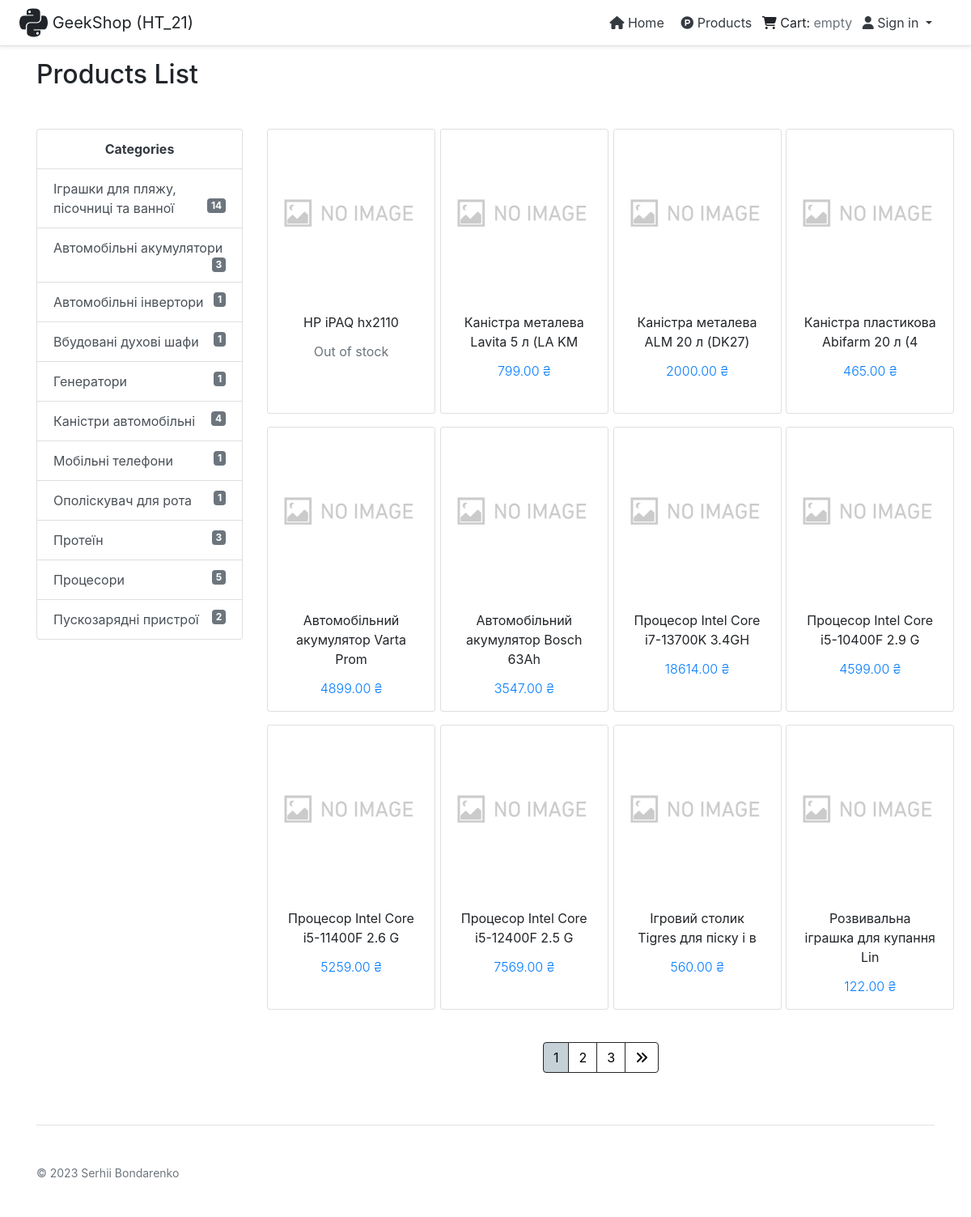
Before: /products/ with the older database file.
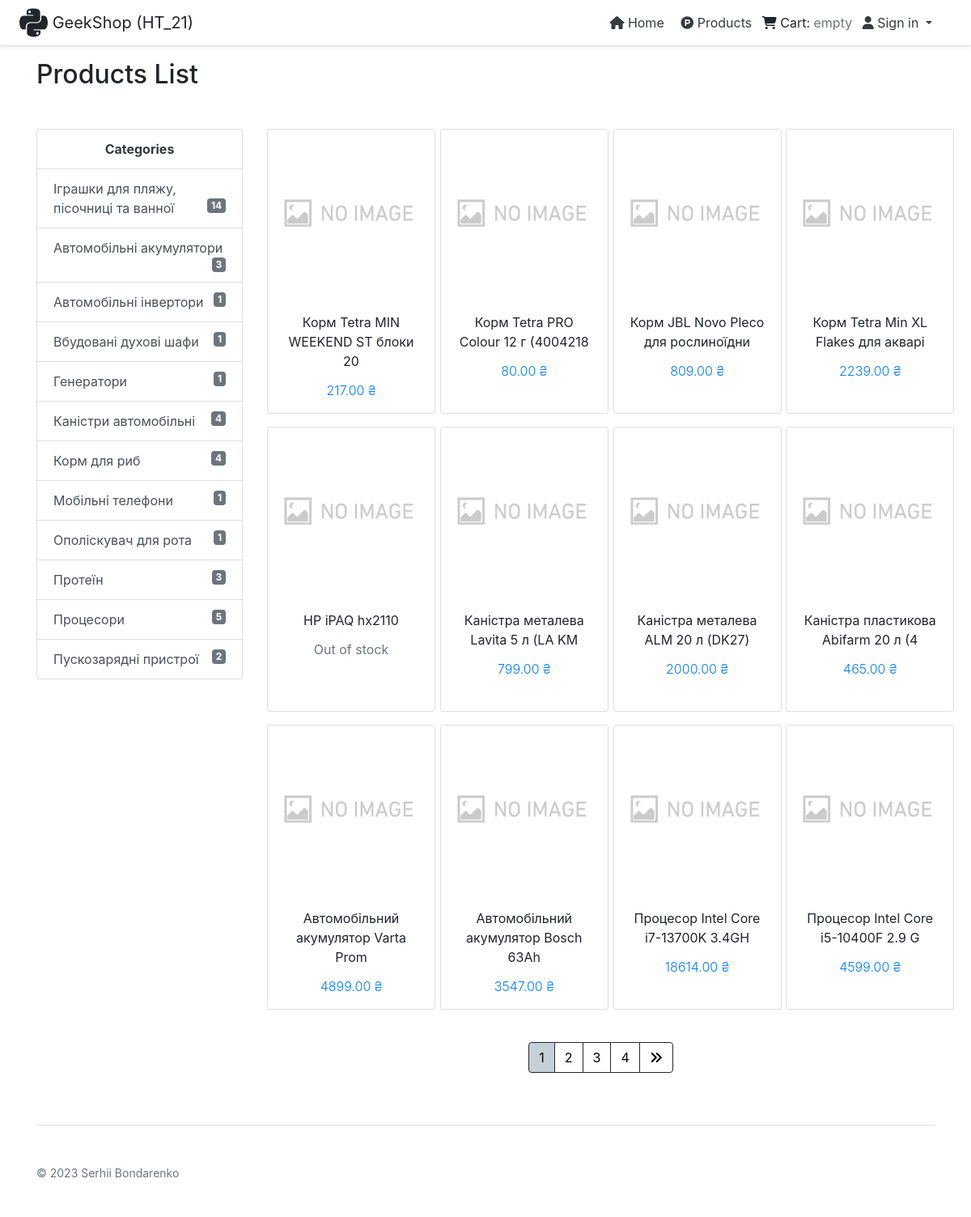
After: the same page with the newer database file.
### rozetka/models.py (models this page shows, shortened)
class Category(models.Model):
    title = models.CharField(max_length=35)
    class Meta:  # pylint: disable=too-few-public-methods
        ordering = ("title",)

class Product(models.Model):
    product_id = models.BigIntegerField("ID")
    title = models.CharField(max_length=255)
    old_price = models.DecimalField(
        max_digits=20, decimal_places=2, blank=True, default=0.00, null=True)
    price = models.DecimalField(max_digits=20, decimal_places=2, default=0.00)
    href = models.URLField("URL")
    brand = models.CharField(
        max_length=255, blank=True, default="Unknown", null=True)
    category = models.ForeignKey(Category,
                                 on_delete=models.CASCADE,
                                 null=True, blank=True,
                                 related_name="product")
    description = models.TextField(blank=True, default="", null=True)
    class Meta:  # pylint: disable=too-few-public-methods
        ordering = ("-id",)
        verbose_name = "Product"
        verbose_name_plural = "Products"

### rozetka/views.py (the view)
class ProductsListView(generic.ListView):
    model = Product
    paginate_by = 12

### cart/cart.py (called while the page is built)
    def __len__(self):
        return sum(item["quantity"] for item in self.cart.values())

### cart/context_processors.py (called while the page is built)
def cart(request):
    return {"cart": Cart(request)}

### rozetka/templatetags/main_tags.py (called while the page is built)
@register.simple_tag
def get_categories():
    return Category.objects.all()

@register.simple_tag
def get_count_products_in_category(category_id):
    cat = Category.objects.get(id=category_id)
    return cat.product.count()

### templates/rozetka/product_list.html (shortened to what this page needs)
{% extends "base.html" %}
{% load main_tags %}
{% load static %}
{% block content %}
  <h2 class="mb-5">Products List</h2>
  <div class="row">
    <div class="col-3">
      <div class="list-group">
        {% get_categories as category_list %}
        <span class="text-dark text-center font-weight-bolder list-group-item
          list-group-item-action">Categories</span>
        {% for category in category_list %}
          <a href="{% url 'rozetka:product-category' category.id %}" class="list-group-item
          list-group-item-action" aria-current="true">
            {{ category.title }} <span class="float-right badge badge-secondary">
            {% get_count_products_in_category category.id %}
          </span>
          </a>
        {% endfor %}
      </div>
    </div>
    <div class="col">
      {% if product_list %}
        <div class="row row-cols-2 row-cols-md-4">
          {% for product in product_list %}
            <div class="col mb-2 mr-8">
              <div class="mb-2 bg-white rounded">
                <div class="card text-center" style="height:22rem; width: 13rem;">
                  <img src="{% static 'rozetka/img/no_image.png' %}" class="card-img-top"
                       alt="product">
                  <div class="card-body">
                    <p class="card-title" style="font-size: medium">
                      <a class="text-reset" href="{% url 'rozetka:product-detail' product.id %}">
                        {{ product.title|slice:"35" }}
                      </a>
                    </p>
                    <p class="card-text">
                      {% if product.price > 0 %}
                        <span class="font-weight-light text-primary">
                            {{ product.price }} ₴
                        </span>
                      {% else %}
                        <span class="text-muted">
                            Out of stock
                        </span>
                      {% endif %}
                    </p>
                  </div>
                </div>
              </div>
            </div>
          {% endfor %}
        </div>
      {% else %}
        <h6>There are no products in DB</h6>
      {% endif %}
    {% block pagination %}
      {% include "includes/rozetka/pagination/pagination.html" %}
    {% endblock %}
    </div>
  </div>
{% endblock %}

### templates/base.html (shortened to what this page needs)
<!doctype html>
{% load static %}
<html lang="en">
<head>
  <link rel="stylesheet" href="{% static 'rozetka/css/bootstrap.css' %}">
  <link href="{% static 'fontawesomefree/css/all.min.css' %}" rel="stylesheet" type="text/css">
  <link rel="stylesheet" href="{% static 'rozetka/css/main.css' %}">
</head>
<body>
<div
    class="d-flex flex-column flex-md-row align-items-center p-3 px-md-4 mb-3 bg-white border-bottom shadow-sm">
  <h5 class="my-0 mr-md-auto font-weight-normal">
    <i class="fa-brands fa-python fa-2xl"></i> GeekShop (HT_21)
  </h5>
  {% block sidebar %}
    {% include "includes/rozetka/sidebar/sidebar.html" %}
  {% endblock %}
</div>
<div class="container">
  <div class="mb-3 text-left">
    {% block content %}{% endblock %}
  </div>
  <footer class="pt-4 my-md-5 pt-md-5 border-top">
    <div class="row">
      <div class="col-12 col-md">
        <small class="d-block mb-3 text-muted">© 2023 Serhii Bondarenko</small>
      </div>
    </div>
  </footer>
</div>
</body>
</html>

### templates/includes/rozetka/sidebar/sidebar.html (shortened to what this page needs)
{% load crispy_forms_filters %}
<nav class="my-2 my-md-0 mr-md-3">
  <a class="p-2 text-dark" href="{% url 'rozetka:index' %}">
    <i class="fa-solid fa-house"></i> Home
  </a>
  <a class="p-2 text-dark" href="{% url 'rozetka:products-list' %}">
    <i class="fa-brands fa-product-hunt"></i> Products
  </a>
  {% with total_items=cart|length %}
    {% if cart|length > 0 %}
      <a class="p-2 text-dark" href="{% url 'cart:cart_detail' %}">
        <i class="fa-solid fa-cart-shopping"></i> Cart
      </a>
      <span class="badge badge-pill badge-info fa-beat">
          {{ total_items }}
      </span>
      <span class="badge badge-light">
          {{ cart.get_total_price }} ₴
      </span>
    {% else %}
      <i class="fa-solid fa-cart-shopping"></i> Cart:
      <span class="text-muted">empty</span>
    {% endif %}
  {% endwith %}
  {% if user.is_authenticated %}
    <a class="p-2 text-dark dropdown-toggle" href="#" role="button" data-toggle="dropdown"
       aria-expanded="false">
      <i class="fa-brands fa-elementor"></i> {{ user.username|upper }}
    </a>
    <div class="dropdown-menu">
      {% if user.is_superuser %}
        <a class="p-2 text-dark" href="{% url 'rozetka:products-add' %}">
          <i class="fa-solid fa-plus"></i> Add products
        </a>
        <div class="dropdown-divider"></div>
      {% endif %}
      <a class="p-2 text-dark" href="{% url 'logout' %}">
        <i class="fa-solid fa-right-from-bracket"></i> Sign out
      </a>
    </div>
  {% else %}
    <a class="p-2 text-dark dropdown-toggle" href="#" role="button" data-toggle="dropdown"
       aria-expanded="false">
      <i class="fa-solid fa-user"></i> Sign in
    </a>
  {% endif %}
</nav>

### templates/includes/rozetka/pagination/pagination.html (shortened to what this page needs)
{% if is_paginated %}
  <ul class="pagination justify-content-center mt-4">
    {% for i in paginator.page_range %}
      {% if page_obj.number == i %}
        <li class="page-item active">
          <span class="page-link">{{ i }} <span class="sr-only">(current)</span></span>
        </li>
      {% else %}
        <li class="page-item">
          <a href="?page={{ i }}" class="page-link">
            {{ i }}
          </a>
        </li>
      {% endif %}
    {% endfor %}
    {% if page_obj.has_next %}
      <li class="page-item">
        <a href="?page={{ page_obj.next_page_number }}" class="page-link">
          <i class="fa-solid fa-angles-right"></i>
        </a>
      </li>
    {% endif %}
  </ul>
{% endif %}

### static/rozetka/css/main.css (style rules this page uses)
.page-link { position: relative; display: block; padding: .5rem .75rem; margin-left: -1px; line-height: 1.25; color: #020202 !important; background-color: #ffffff !important; border: 1px solid #262626 !important; }
.page-item.active .page-link { z-index: 3; color: #fff; background-color: #c5d0d7 !important; border-color: #353535; }

Changed rows visible on the page:
no longer on this page (row unchanged): Product: title "Процесор Intel Core i5-11400F 2.6 G", price "5259.00"
no longer on this page (row unchanged): Product: title "Процесор Intel Core i5-12400F 2.5 G", price "7569.00"
no longer on this page (row unchanged): Product: title "Ігровий столик Tigres для піску і в", price "560.00"
no longer on this page (row unchanged): Product: title "Розвивальна іграшка для купання Lin", price "122.00"
added Category: title "Корм для риб", id "4"
added Product: title "Корм Tetra MIN WEEKEND ST блоки 20", price "217.00"
added Product: title "Корм Tetra PRO Colour 12 г (4004218", price "80.00"
added Product: title "Корм JBL Novo Pleco для рослиноїдни", price "809.00"
added Product: title "Корм Tetra Min XL Flakes для акварі", price "2239.00"
Other visible differences:
new list line: "4"
